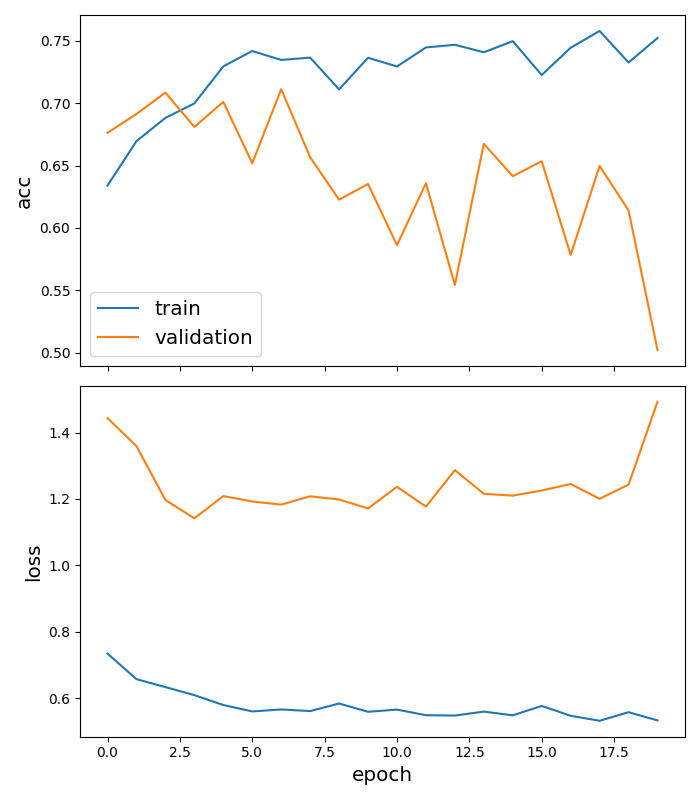

This chart was generated by the following Python code:
import stellargraph as sg
from stellargraph.data import EdgeSplitter
from stellargraph.mapper import FullBatchLinkGenerator
from stellargraph.layer import GCN, LinkEmbedding
import networkx as nx

from tensorflow import keras
from sklearn import preprocessing, feature_extraction, model_selection

from stellargraph import globalvar,StellarGraph
from stellargraph import datasets
from IPython.display import display, HTML
import stellargraph as sg
from stellargraph.data import EdgeSplitter
from stellargraph.mapper import GraphSAGELinkGenerator
from stellargraph.layer import GraphSAGE, HinSAGE, link_classification

from tensorflow import keras
from sklearn import preprocessing, feature_extraction, model_selection

from stellargraph import globalvar
from stellargraph import datasets
from IPython.display import display, HTML
import pandas as pd
import numpy as np

g1 = nx.read_graphml("/srv/abacus-1/txnetworks_blockchains/bitcoin/heur_1_networks_day/2019-12-31.graphml.bz2")
names = locals()
graphs = []
for i in range(4):
    if i == 0:
        for j in range(9):
            names['g' + str(i) +  str(j+1) ] = nx.read_graphml("/srv/abacus-1/txnetworks_blockchains/bitcoin/heur_1_networks_day/2020-01-"+ str(i) +str(j+1)+".graphml.bz2")
            graphs.append(names['g' + str(i) +  str(j+1) ])
    if i == 1:
        for j in range(10):
            names['g' + str(i) +  str(j+1) ] = nx.read_graphml("/srv/abacus-1/txnetworks_blockchains/bitcoin/heur_1_networks_day/2020-01-"+str(i)+ str(j)+".graphml.bz2")
            graphs.append(names['g' + str(i) +  str(j+1) ])
    if i == 2:
        for j in range(10):
            names['g' + str(i) +  str(j+1) ] = nx.read_graphml("/srv/abacus-1/txnetworks_blockchains/bitcoin/heur_1_networks_day/2020-01-"+str(i)+ str(j)+".graphml.bz2")
            graphs.append(names['g' + str(i) +  str(j+1) ])
    if i == 3:
        for j in range(2):
            names['g' + str(i) +  str(j+1) ] = nx.read_graphml("/srv/abacus-1/txnetworks_blockchains/bitcoin/heur_1_networks_day/2020-01-"+str(i)+ str(j)+".graphml.bz2")
            graphs.append(names['g' + str(i) +  str(j+1) ])

idx = len(graphs)

G = nx.Graph()
while idx >= 0:
    idx -= 1
    G = nx.compose(G, graphs[idx])
    attr_n_tx = {e: G.edges[e]['n_tx'] + graphs[idx].edges[e]['n_tx'] for e in G.edges & graphs[idx].edges}
    nx.set_edge_attributes(G, attr_n_tx, 'n_tx')
    attr_value = {e: G.edges[e]['value'] + graphs[idx].edges[e]['value'] for e in G.edges & graphs[idx].edges}
    nx.set_edge_attributes(G, attr_value, 'value')

def max_min_normalization(G):
    n_tx = nx.get_edge_attributes(G, "n_tx")
    value = nx.get_edge_attributes(G, "value")
    weight = {}
    n_tx_min = min(n_tx.values())
    n_tx_max = max(n_tx.values())
    value_min = min(value.values())
    value_max = max(value.values())
    for key in n_tx.keys():
        n_tx[key] = (n_tx[key] - n_tx_min)/(n_tx_max - n_tx_min)
    for key in value.keys():
        value[key] = (value[key] - value_min)/(value_max - value_min)
    for key in value.keys():
        weight[key] = n_tx[key] * 0.5 + value[key] * 0.5
    weight_min = min(weight.values())
    weight_max = max(weight.values())
    for key in weight.keys():
        weight[key] = (weight[key] - weight_min)/(weight_max - weight_min)
    nx.set_edge_attributes(G, weight, name="weight")
    return weight


G.remove_nodes_from(list(n for n in G if n not in g1))

max_min_normalization(G)

dc1 = nx.degree_centrality(G)
ec1 = nx.eigenvector_centrality(G,weight='weight')
cc1 = nx.closeness_centrality(G)

#df_nodes1 = nx.to_pandas_adjacency(G2)
def compute_features1(node_id):
    # in general this could compute something based on other features, but for this example,
    # we don't have any other features, so we'll just do something basic with the node_id
    return [dc1[node_id],ec1[node_id],cc1[node_id]]



for node_id, node_data in G.nodes(data=True):
    node_data["feature"] = compute_features1(node_id)


Gs = StellarGraph.from_networkx(
    G,node_features="feature"
)

print(Gs.info())

# Define an edge splitter on the original graph G:
edge_splitter_test = EdgeSplitter(Gs)

# Randomly sample a fraction p=0.1 of all positive links, and same number of negative links, from G, and obtain the
# reduced graph G_test with the sampled links removed:
G_test, edge_ids_test, edge_labels_test = edge_splitter_test.train_test_split(
    p=0.1, method="global", keep_connected=False
)

# Define an edge splitter on the reduced graph G_test:
edge_splitter_train = EdgeSplitter(G_test)

# Randomly sample a fraction p=0.1 of all positive links, and same number of negative links, from G_test, and obtain the
# reduced graph G_train with the sampled links removed:
G_train, edge_ids_train, edge_labels_train = edge_splitter_train.train_test_split(
    p=0.1, method="global", keep_connected=False
)

batch_size = 20
epochs = 20
num_samples = [20, 10]

train_gen = GraphSAGELinkGenerator(G_train, batch_size, num_samples)
train_flow = train_gen.flow(edge_ids_train, edge_labels_train, shuffle=True)

test_gen = GraphSAGELinkGenerator(G_test, batch_size, num_samples)
test_flow = test_gen.flow(edge_ids_test, edge_labels_test)

layer_sizes = [20, 20]
graphsage = GraphSAGE(
    layer_sizes=layer_sizes, generator=train_gen, bias=True, dropout=0.3
)

# Build the model and expose input and output sockets of graphsage model
# for link prediction
x_inp, x_out = graphsage.in_out_tensors()

prediction = link_classification(
    output_dim=1, output_act="relu", edge_embedding_method="ip"
)(x_out)

model = keras.Model(inputs=x_inp, outputs=prediction)

model.compile(
    optimizer=keras.optimizers.Adam(lr=1e-3),
    loss=keras.losses.binary_crossentropy,
    metrics=["acc"],
)

init_train_metrics = model.evaluate(train_flow)
init_test_metrics = model.evaluate(test_flow)

print("\nTrain Set Metrics of the initial (untrained) model:")
for name, val in zip(model.metrics_names, init_train_metrics):
    print("\t{}: {:0.4f}".format(name, val))

print("\nTest Set Metrics of the initial (untrained) model:")
for name, val in zip(model.metrics_names, init_test_metrics):
    print("\t{}: {:0.4f}".format(name, val))

history = model.fit(train_flow, epochs=epochs, validation_data=test_flow, verbose=2)

gra = sg.utils.plot_history(history, return_figure=True)
gra.savefig('Minghao_Month.png')


train_metrics = model.evaluate(train_flow)
test_metrics = model.evaluate(test_flow)

print("\nTrain Set Metrics of the trained model:")
for name, val in zip(model.metrics_names, train_metrics):
    print("\t{}: {:0.4f}".format(name, val))

print("\nTest Set Metrics of the trained model:")
for name, val in zip(model.metrics_names, test_metrics):
    print("\t{}: {:0.4f}".format(name, val))